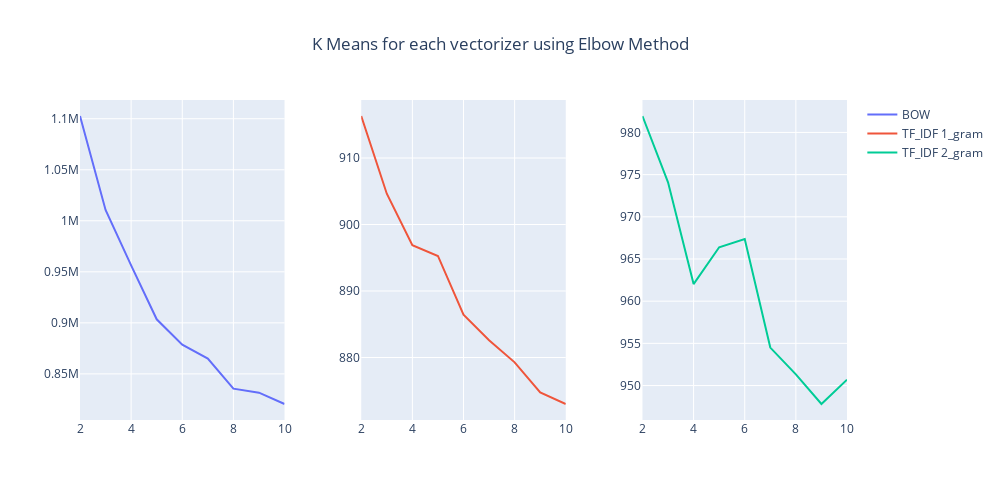

The notebook cell this image was saved under:
### Markdown cell above
## Evaluate

### Code cell
fig = make_subplots(rows=1, cols=3,horizontal_spacing=0.1,vertical_spacing=0.1);
i=j=1
for elb_vec_key, elb_vec_value in kmeans_elb_vec.items():
        fig.add_trace( 
            go.Scatter(
                x=list(elb_vec_value.keys()),
                y=list(elb_vec_value.values()),
                mode='lines',
                name=elb_vec_key,
                      ),row=i, col=j)
        j+=1
        if j == 4:
            j=1
            i+=1
fig.update_layout(height=500, width=1000,title={'text':'K Means for each vectorizer using Elbow Method','x':0.5})
fig.show()

### Figure 1 — Plotly figure (JSON) as saved in the notebook; plotly's stock layout.template omitted (floating-point values rounded to 4 significant figures)
{"data": [{"mode": "lines", "name": "BOW", "type": "scatter", "x": [2, 3, 4, 5, 6, 7, 8, 9, 10], "xaxis": "x", "y": [1103000.0, 1011000.0, 956300.0, 903500.0, 878600.0, 865000.0, 835500.0, 831600.0, 820500.0], "yaxis": "y"}, {"mode": "lines", "name": "TF_IDF 1_gram", "type": "scatter", "x": [2, 3, 4, 5, 6, 7, 8, 9, 10], "xaxis": "x2", "y": [916.3, 904.6, 896.9, 895.3, 886.4, 882.6, 879.3, 874.7, 873.0], "yaxis": "y2"}, {"mode": "lines", "name": "TF_IDF 2_gram", "type": "scatter", "x": [2, 3, 4, 5, 6, 7, 8, 9, 10], "xaxis": "x3", "y": [982.0, 974.1, 962.0, 966.4, 967.4, 954.5, 951.3, 947.8, 950.7], "yaxis": "y3"}], "layout": {"height": 500, "title": {"text": "K Means for each vectorizer using Elbow Method", "x": 0.5}, "width": 1000, "xaxis": {"anchor": "y", "domain": [0, 0.2667]}, "xaxis2": {"anchor": "y2", "domain": [0.3667, 0.6333]}, "xaxis3": {"anchor": "y3", "domain": [0.7333, 1]}, "yaxis": {"anchor": "x", "domain": [0, 1]}, "yaxis2": {"anchor": "x2", "domain": [0, 1]}, "yaxis3": {"anchor": "x3", "domain": [0, 1]}}}
